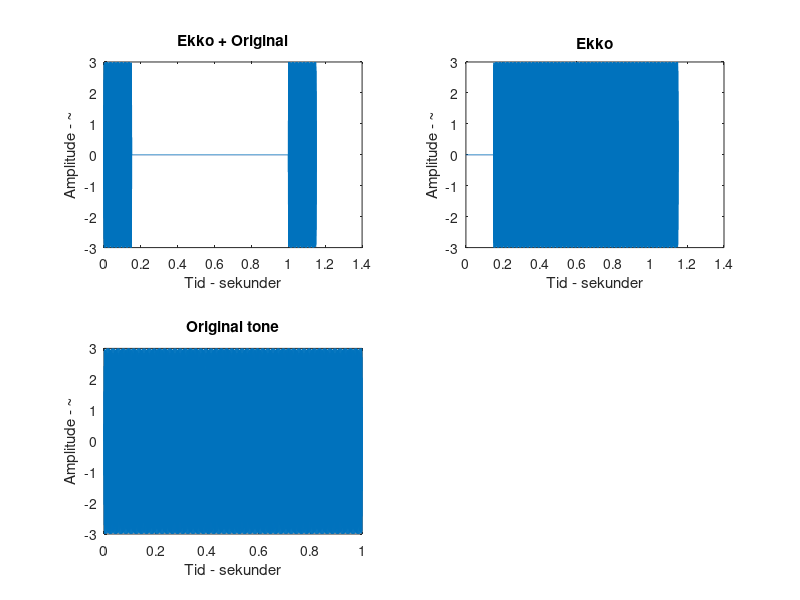

This figure's MATLAB source:
clear;
clc;

Fs = 5000; %Samplingsfrekvens
Ts = 1/Fs; % Tid per sampling

length = 1; % Længde i sekunder
Ns = Fs*length; % Antallet af samples
t = [0:Ns-1]*Ts; % Tiden over samplingen

%Tone beskrivelse
f0 = 2350; %440 Hz tone
A = 3; % Amplitude er 3
tone = A * sin(f0*2*pi*t); %Tonen som funktion

e.delay = 150; %ekko med 150 ms forsinkelse
e.Ns = e.delay * (Fs/1000); %Antallet af samples i ekkoet

tone_ekko = [zeros(1,e.Ns), tone]; %Forsinker ved at smide 0'er ind foran
tone_ext = [tone, zeros(1,e.Ns)]; % Forlænger ved at smide 0'er ind bagved

tone_sum = tone_ekko + tone_ext;
ekko_t = [0:Ns+e.Ns-1]*Ts;

figure
subplot(2,2,3)
plot(t, tone);
title("Original tone");
xlabel("Tid - sekunder");
ylabel("Amplitude - ~");

subplot(2,2,2)
plot(ekko_t, tone_ekko);
title("Ekko");
xlabel("Tid - sekunder");
ylabel("Amplitude - ~");

subplot(2,2,1)
plot(ekko_t, tone_sum);
title("Ekko + Original");
xlabel("Tid - sekunder");
ylabel("Amplitude - ~");

soundsc(tone_sum, Fs);
